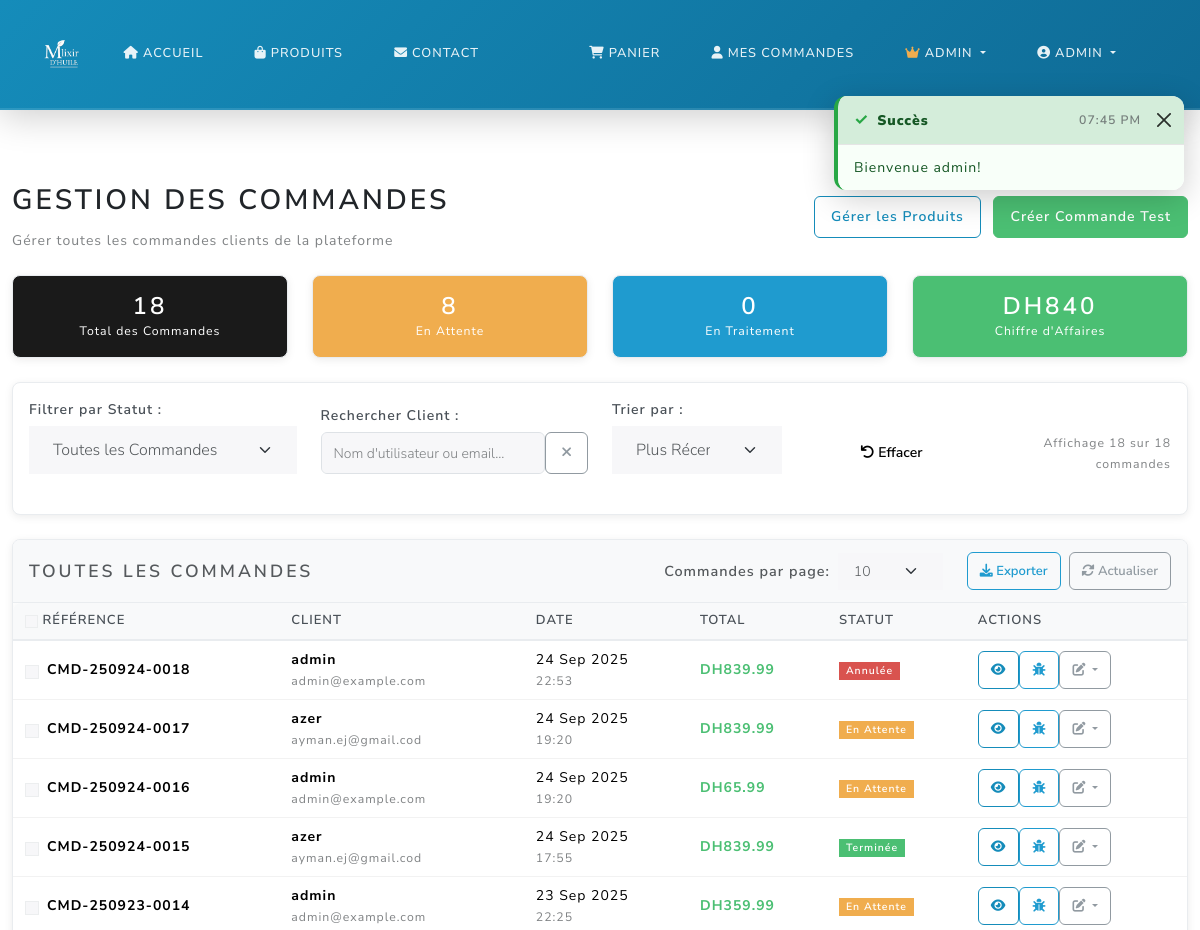
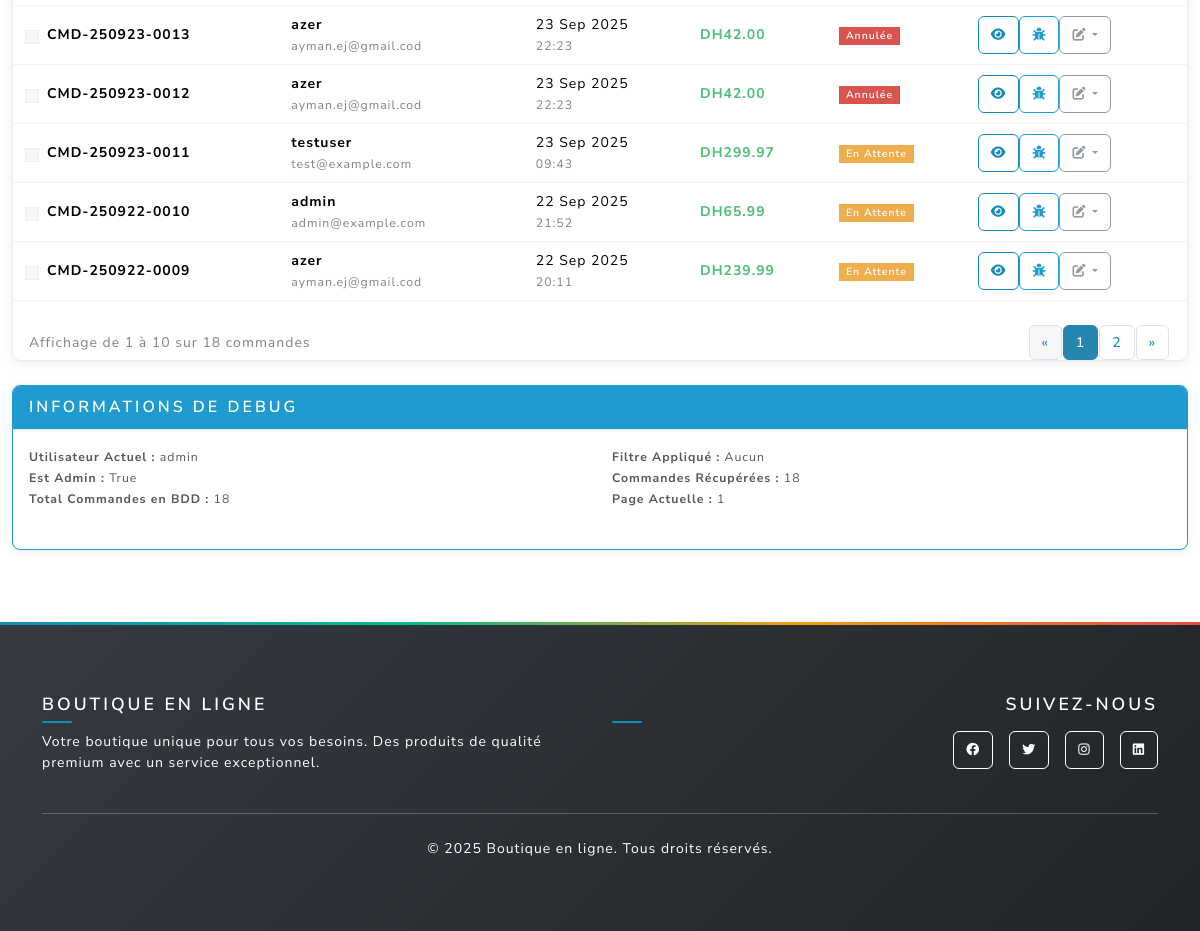
Page /admin/orders (signed in) on the earlier database version (2 pictures, top to bottom).
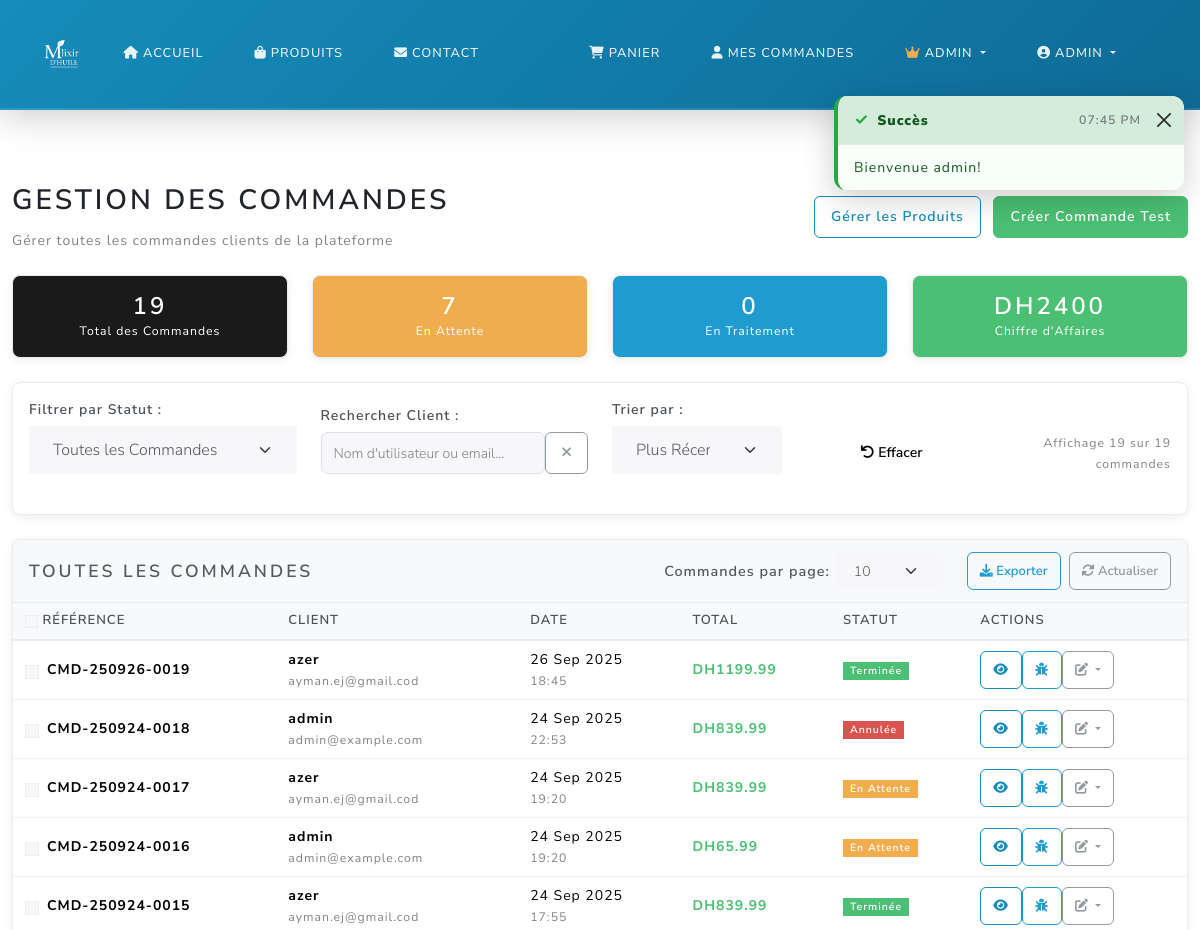
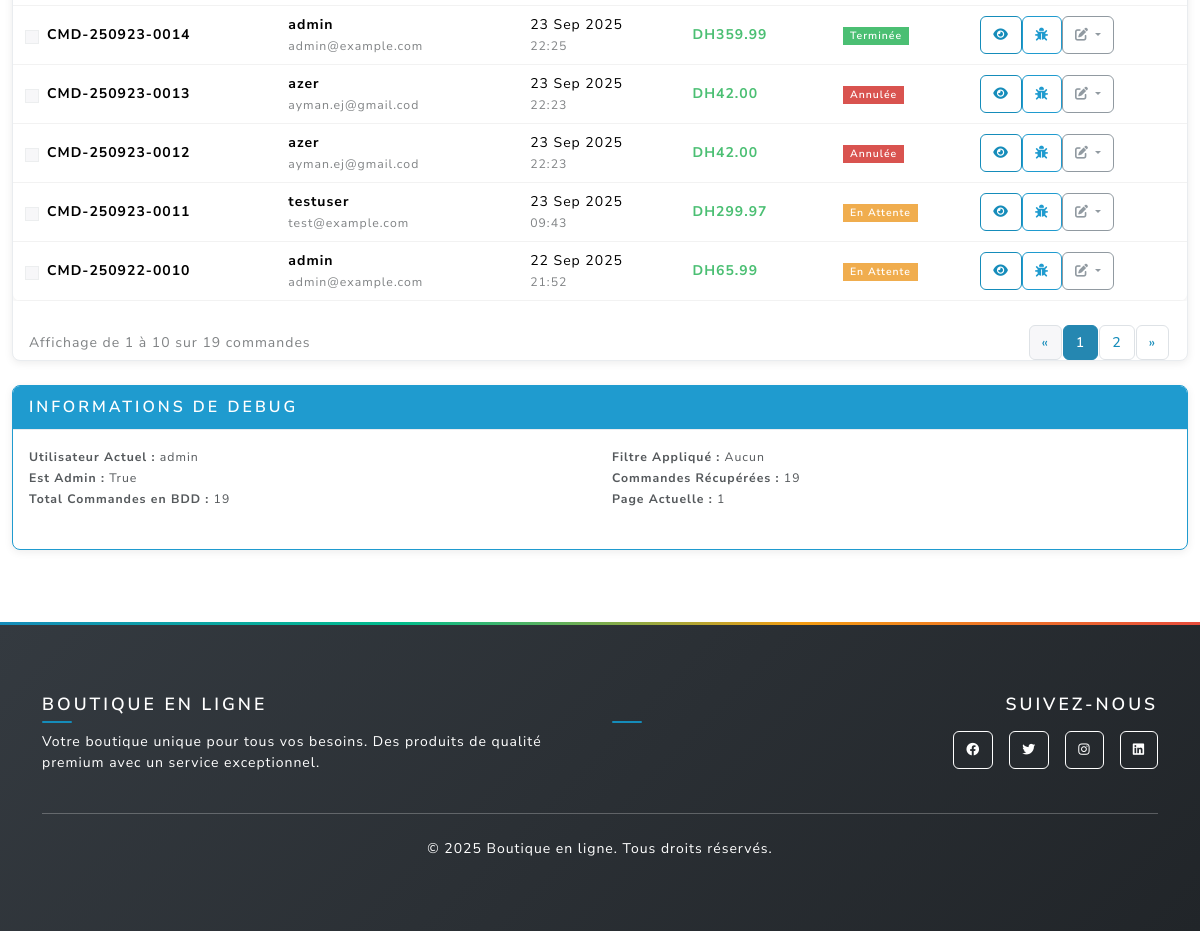
Same page on the later database version (2 pictures, top to bottom).
### main.py (models this page shows, shortened)
class User(UserMixin, db.Model):
    id = db.Column(db.Integer, primary_key=True)
    username = db.Column(db.String(80), unique=True, nullable=False)
    email = db.Column(db.String(120), unique=True, nullable=False)
    password_hash = db.Column(db.String(120), nullable=False)
    phone = db.Column(db.String(20), nullable=True)
    address = db.Column(db.Text, nullable=True)
    is_admin = db.Column(db.Boolean, default=False)
    orders = db.relationship('Order', backref='user', lazy=True)

class Order(db.Model):
    id = db.Column(db.Integer, primary_key=True)
    user_id = db.Column(db.Integer, db.ForeignKey('user.id'), nullable=False)
    total = db.Column(db.Float, nullable=False)
    status = db.Column(db.String(20), default='pending')
    created_at = db.Column(db.DateTime, default=db.func.current_timestamp())
    @property
    def title(self):
        if self.created_at:
            date_str = self.created_at.strftime('%y%m%d')
            return f"CMD-{date_str}-{str(self.id).zfill(4)}"
        return f"CMD-{str(self.id).zfill(4)}"

### main.py (the view)
@app.route('/admin/orders')
@login_required
def admin_orders():
    if not current_user.is_admin:
        return redirect_with_toast('home', 'Accès refusé', 'error')
    page = request.args.get('page', 1, type=int)
    status_filter = request.args.get('status', '')
    query = Order.query
    if status_filter:
        query = query.filter_by(status=status_filter)
    orders = query.order_by(Order.created_at.desc()).paginate(
        page=page, per_page=20, error_out=False
    )
    stats = {
        'total_orders': Order.query.count(),
        'pending_orders': Order.query.filter_by(status='pending').count(),
        'processing_orders': Order.query.filter_by(status='processing').count(),
        'shipped_orders': Order.query.filter_by(status='shipped').count(),
        'delivered_orders': Order.query.filter_by(status='delivered').count(),
        'completed_orders': Order.query.filter_by(status='completed').count(),
        'cancelled_orders': Order.query.filter_by(status='cancelled').count(),
        'total_revenue': db.session.query(db.func.sum(Order.total))\
            .filter_by(status='completed').scalar() or 0
    }
    return render_template('admin_orders.html', orders=orders, stats=stats, status_filter=status_filter)

### templates/admin_orders.html (shortened to what this page needs)
{% extends "base.html" %}
{% block content %}
<div style="padding-top: 80px;"></div>
<div style="padding-top: 80px;"></div>
<div class="container-fluid py-4">
  <div class="d-flex justify-content-between align-items-center mb-4">
    <div>
      <h2>Gestion des Commandes</h2>
      <p class="text-muted mb-0">Gérer toutes les commandes clients de la plateforme</p>
    </div>
    <div>
      <a href="{{ url_for('admin_products') }}" class="btn btn-outline-primary me-2">
        Gérer les Produits
      </a>
      <a href="{{ url_for('create_test_order') }}" class="btn btn-success">
        Créer Commande Test
      </a>
    </div>
  </div>
  {% if stats %}
  <div class="row mb-4" id="statsCards">
    <div class="col-md-3">
      <div class="card text-center bg-primary text-white">
        <div class="card-body">
          <h3 class="mb-0" id="totalOrdersCount">{{ stats.total_orders }}</h3>
          <small>Total des Commandes</small>
        </div>
      </div>
    </div>
    <div class="col-md-3">
      <div class="card text-center bg-warning text-white">
        <div class="card-body">
          <h3 class="mb-0" id="pendingOrdersCount">{{ stats.pending_orders }}</h3>
          <small>En Attente</small>
        </div>
      </div>
    </div>
    <div class="col-md-3">
      <div class="card text-center bg-info text-white">
        <div class="card-body">
          <h3 class="mb-0" id="processingOrdersCount">{{ stats.processing_orders }}</h3>
          <small>En Traitement</small>
        </div>
      </div>
    </div>
    <div class="col-md-3">
      <div class="card text-center bg-success text-white">
        <div class="card-body">
          <h3 class="mb-0" id="totalRevenueCount">DH{{ "%.0f"|format(stats.total_revenue) }}</h3>
          <small>Chiffre d'Affaires</small>
        </div>
      </div>
    </div>
  </div>
  {% endif %}
  <div class="card mb-4">
    <div class="card-body">
      <div class="row align-items-end">
        <div class="col-md-3">
          <label class="form-label">Filtrer par Statut :</label>
          <select id="statusFilter" class="form-select">
            <option value="">Toutes les Commandes</option>
          </select>
        </div>
        <div class="col-md-3">
          <label class="form-label">Rechercher Client :</label>
          <div class="input-group">
            <input type="text" id="customerSearch" class="form-control" placeholder="Nom d'utilisateur ou email...">
            <button class="btn btn-outline-secondary" type="button" onclick="clearSearch()">
              <i class="fas fa-times"></i>
            </button>
          </div>
        </div>
        <div class="col-md-2">
          <label class="form-label">Trier par :</label>
          <select id="sortOrder" class="form-select">
            <option value="date-desc">Plus Récentes</option>
          </select>
        </div>
        <div class="col-md-2">
          <button type="button" class="btn btn-secondary w-100" onclick="clearAllFilters()">
            <i class="fas fa-undo"></i> Effacer
          </button>
        </div>
        <div class="col-md-2 text-end">
          <small class="text-muted">
            Affichage <span id="visibleCount">{{ orders.items|length if orders.items else 0 }}</span>
            sur <span id="totalCount">{{ orders.total if orders else 0 }}</span> commandes
          </small>
        </div>
      </div>
    </div>
  </div>
  <div class="card">
    <div class="card-header d-flex justify-content-between align-items-center">
      <h5 class="mb-0">Toutes les Commandes</h5>
      <div class="d-flex gap-2 align-items-center">
        {% if orders and orders.items %}
        <div class="d-flex align-items-center me-3">
          <label for="ordersPerPage" class="me-2 mb-0">Commandes par page:</label>
          <select id="ordersPerPage" class="form-select form-select-sm" style="width: auto;">
            <option value="10" selected>10</option>
          </select>
        </div>
        {% endif %}
        <button class="btn btn-sm btn-outline-info" onclick="exportOrders()">
          <i class="fas fa-download"></i> Exporter
        </button>
        <button class="btn btn-sm btn-outline-secondary" onclick="refreshOrders()">
          <i class="fas fa-sync-alt"></i> Actualiser
        </button>
      </div>
    </div>
    <div class="card-body p-0">
      {% if orders and orders.items %}
      <div class="table-responsive">
        <table class="table table-hover mb-0">
          <thead class="table-light">
            <tr>
              <th>
                <input type="checkbox" id="selectAll" class="form-check-input">
                Référence
              </th>
              <th>Client</th>
              <th>Date</th>
              <th>Total</th>
              <th>Statut</th>
              <th>Actions</th>
            </tr>
          </thead>
          <tbody id="ordersTableBody">
            {% for order in orders.items %}
            <tr class="order-row"
                data-status="{{ order.status }}"
                data-customer="{{ order.user.username|lower }} {{ order.user.email|lower }}"
                data-date="{{ order.created_at.strftime('%Y-%m-%d %H:%M:%S') }}"
                data-total="{{ order.total }}"
                data-order-id="{{ order.id }}">
              <td>
                <div class="d-flex align-items-center">
                  <input type="checkbox" class="form-check-input me-2 order-checkbox" value="{{ order.id }}">
                  <strong>{{ order.title }}</strong>
                </div>
              </td>
              <td>
                <div class="customer-info">
                  <strong>{{ order.user.username }}</strong>
                  <br>
                  <small class="text-muted">{{ order.user.email }}</small>
                </div>
              </td>
              <td>
                <div>
                  {{ order.created_at.strftime('%d %b %Y') }}
                  <br>
                  <small class="text-muted">{{ order.created_at.strftime('%H:%M') }}</small>
                </div>
              </td>
              <td>
                <strong class="text-success order-total">DH{{ "%.2f"|format(order.total) }}</strong>
              </td>
              <td>
                <span class="badge order-status bg-{{ 'warning' if order.status == 'pending'
                                        else 'info' if order.status == 'processing'
                                        else 'primary' if order.status == 'shipped'
                                        else 'success' if order.status in ['delivered', 'completed']
                                        else 'danger' }}">
                  {% if order.status == 'pending' %}En Attente
                  {% elif order.status == 'processing' %}En Traitement
                  {% elif order.status == 'shipped' %}Expédiée
                  {% elif order.status == 'delivered' %}Livrée
                  {% elif order.status == 'completed' %}Terminée
                  {% elif order.status == 'cancelled' %}Annulée
                  {% else %}{{ order.status|title }}
                  {% endif %}
                </span>
              </td>
              <td>
                <div class="btn-group" role="group">
                  <a href="{{ url_for('admin_order_detail', order_id=order.id) }}"
                     class="btn btn-sm btn-outline-primary" title="Voir Détails">
                    <i class="fas fa-eye"></i>
                  </a>
                  <a href="{{ url_for('debug_order_detail', order_id=order.id) }}"
                     class="btn btn-sm btn-outline-info" title="Vue Debug">
                    <i class="fas fa-bug"></i>
                  </a>
                  <div class="btn-group" role="group">
                    <button type="button" class="btn btn-sm btn-outline-secondary dropdown-toggle"
                            data-bs-toggle="dropdown">
                      <i class="fas fa-edit"></i>
                    </button>
                  </div>
                </div>
              </td>
            </tr>
            {% endfor %}
          </tbody>
        </table>
      </div>
      <div class="d-flex justify-content-between align-items-center mt-4 mx-3">
        <div id="ordersPaginationInfo" class="text-muted">
        </div>
        <nav aria-label="Orders pagination">
          <ul id="ordersPaginationControls" class="pagination pagination-sm mb-0">
          </ul>
        </nav>
      </div>
      {% endif %}
    </div>
  </div>
  <div class="mt-4">
    <div class="card border-info">
      <div class="card-header bg-info text-white">
        <h6 class="mb-0">Informations de Debug</h6>
      </div>
      <div class="card-body">
        <div class="row">
          <div class="col-md-6">
            <small>
              <strong>Utilisateur Actuel :</strong> {{ current_user.username }}<br>
              <strong>Est Admin :</strong> {{ current_user.is_admin }}<br>
              <strong>Total Commandes en BDD :</strong> {{ stats.total_orders if stats else 'N/A' }}
            </small>
          </div>
          <div class="col-md-6">
            <small>
              <strong>Filtre Appliqué :</strong> <span id="debugCurrentFilter">Aucun</span><br>
              <strong>Commandes Récupérées :</strong> {{ orders.items|length if orders and orders.items else 0 }}<br>
              <strong>Page Actuelle :</strong> {{ orders.page if orders else 1 }}
            </small>
          </div>
        </div>
      </div>
    </div>
  </div>
</div>
{% endblock %}

### templates/base.html (shortened to what this page needs)
<!DOCTYPE html>
<html lang="fr">
  <head>
    <link
      href="https://cdn.jsdelivr.net/npm/bootswatch@5.3.2/dist/lux/bootstrap.min.css"
      rel="stylesheet"
    />
    <link
      href="https://cdnjs.cloudflare.com/ajax/libs/font-awesome/6.0.0/css/all.min.css"
      rel="stylesheet"
    />
    <link
      href="{{ url_for('static', filename='css/style.css') }}"
      rel="stylesheet"
    />
  </head>
  <body>
    <nav class="navbar navbar-expand-lg navbar-dark {% if request.endpoint in ['home', 'contact'] %}navbar-transparent{% else %}navbar-solid{% endif %}" id="mainNavbar">
      <div class="container">
        <a class="navbar-brand d-flex align-items-center fw-bold" href="{{ url_for('home') }}">
          <img src="{{ url_for('static', filename='img/image1.png') }}"
               alt="E-SHOP Logo"
               style="height:40px; width:auto; border-radius:8px;">
        </a>
        <div class="collapse navbar-collapse" id="navbarNav">
          <ul class="navbar-nav me-auto">
            <li class="nav-item">
              <a class="nav-link" href="{{ url_for('home') }}">
                <i class="fas fa-home me-1"></i>Accueil
              </a>
            </li>
            <li class="nav-item">
              <a class="nav-link" href="{{ url_for('products') }}">
                <i class="fas fa-shopping-bag me-1"></i>Produits
              </a>
            </li>
            <li class="nav-item">
              <a class="nav-link" href="{{ url_for('contact') }}">
                <i class="fas fa-envelope me-1"></i>Contact
              </a>
            </li>
          </ul>
          <ul class="navbar-nav">
            {% if current_user.is_authenticated %}
              <li class="nav-item">
                <a class="nav-link position-relative" href="{{ url_for('cart') }}">
                  <i class="fas fa-shopping-cart me-1"></i>Panier
                </a>
              </li>
              <li class="nav-item">
                <a class="nav-link" href="{{ url_for('dashboard') }}">
                  <i class="fas fa-user me-1"></i>Mes commandes
                </a>
              </li>
              {% if current_user.is_admin %}
              <li class="nav-item dropdown">
                <a class="nav-link dropdown-toggle" href="#" role="button" data-bs-toggle="dropdown">
                  <i class="fas fa-crown me-1 text-warning"></i>Admin
                </a>
              </li>
              {% endif %}
              <li class="nav-item dropdown">
                <a class="nav-link dropdown-toggle" href="#" role="button" data-bs-toggle="dropdown">
                  <i class="fas fa-user-circle me-1"></i>{{ current_user.username }}
                </a>
              </li>
            {% endif %}
          </ul>
        </div>
      </div>
    </nav>
    <main>{% block content %}{% endblock %}</main>
    <footer class="bg-dark text-white py-5 mt-5">
      <div class="container">
        <div class="row">
          <div class="col-md-6">
            <h5 class="fw-bold mb-3">Boutique en ligne</h5>
            <p class="text-white">
              Votre boutique unique pour tous vos besoins. Des produits de qualité
              premium avec un service exceptionnel.
            </p>
          </div>
          <div class="col-md-6 text-md-end">
            <h5 class="fw-bold mb-3">Suivez-nous</h5>
            <div class="d-flex justify-content-md-end gap-3">
              <a href="#" class="btn btn-outline-light btn-sm">
                <i class="fab fa-facebook"></i>
              </a>
              <a href="#" class="btn btn-outline-light btn-sm">
                <i class="fab fa-twitter"></i>
              </a>
              <a href="#" class="btn btn-outline-light btn-sm">
                <i class="fab fa-instagram"></i>
              </a>
              <a href="#" class="btn btn-outline-light btn-sm">
                <i class="fab fa-linkedin"></i>
              </a>
            </div>
          </div>
        </div>
        <hr class="my-4" />
        <div class="text-center">
          <p class="text-white mb-0">
            &copy; <span id="year"></span> Boutique en ligne. Tous droits réservés.
          </p>
        </div>
      </div>
    </footer>
    <div class="toast-container position-fixed end-0 p-3" style="z-index: 1045; top: 80px;" id="toastContainer">
    </div>
  </body>
</html>

Differences in the rows shown:
no longer on this page (row unchanged): Order: title "CMD-250922-0009", user.username "azer", user.email "ayman.ej@gmail.cod", created_at "22 Sep 2025", created_at "20:11", total "239.99", status "En Attente"
added Order: title "CMD-250926-0019", user.username "azer", user.email "ayman.ej@gmail.cod", created_at "26 Sep 2025", created_at "18:45", total "1199.99", status "Terminée"
changed Order "CMD-250923-0014": status "En Attente" → "Terminée"
Other differences:
{{ stats.total_orders }}: "18" → "19"
{{ stats.pending_orders }}: "8" → "7"
{{ "%.0f"|format(stats.total_revenue) }}: "840" → "2400"
{{ orders.items|length if orders.items else 0 }}: "18" → "19"
{{ orders.total if orders else 0 }}: "18" → "19"
text written by a page script: "Affichage de 1 à 10 sur 18 commandes" → "Affichage de 1 à 10 sur 19 commandes"
{{ stats.total_orders if stats else 'N/A' }}: "18" → "19"
{{ orders.items|length if orders and orders.items else 0 }}: "18" → "19"
